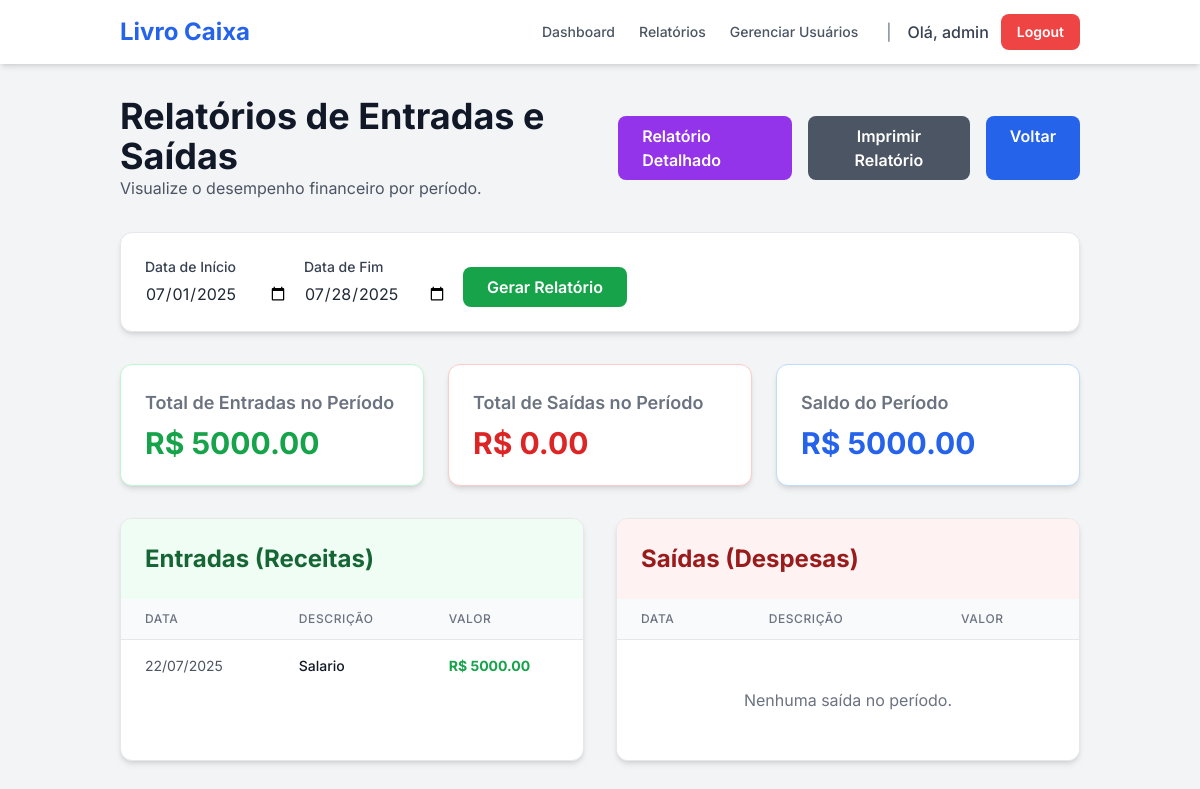
The app's page /reports (signed in), older data.
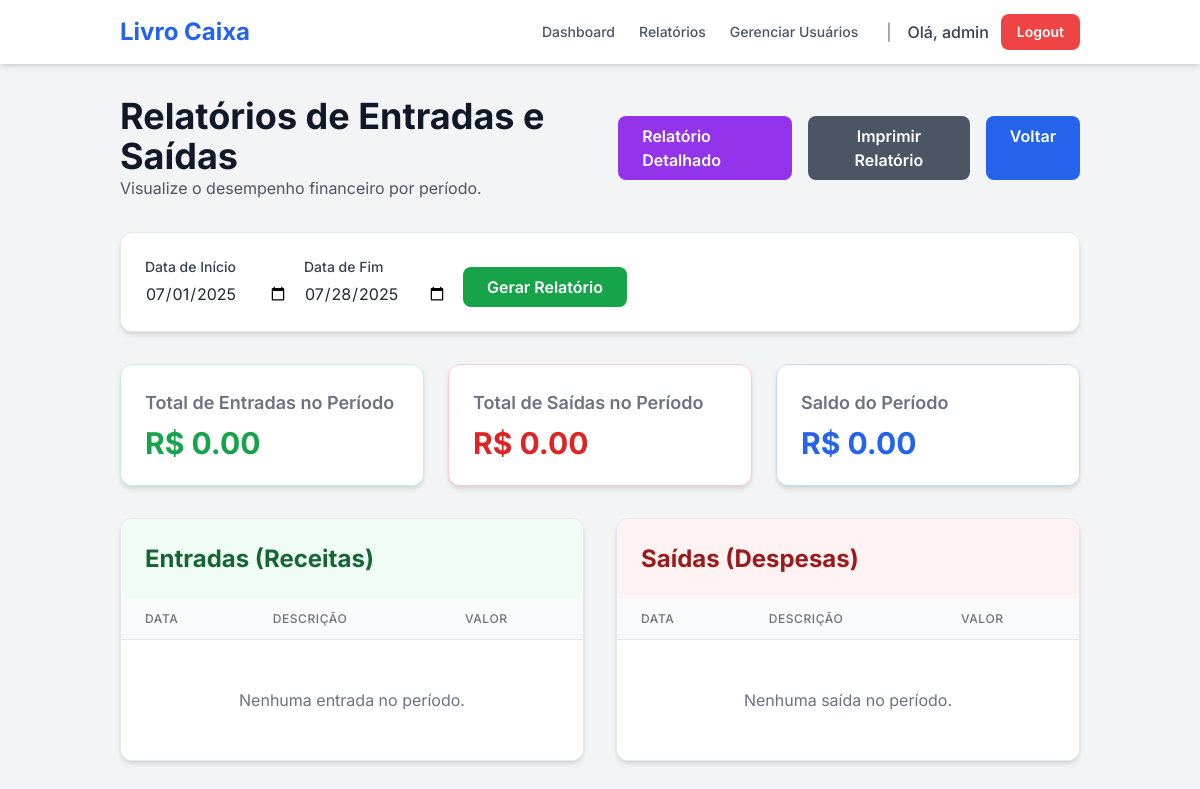
The same page, newer data.
### tables this page shows
CREATE TABLE transactions (
    id INTEGER PRIMARY KEY AUTOINCREMENT,
    user_id INTEGER NOT NULL,
    description TEXT NOT NULL,
    amount REAL NOT NULL,
    type TEXT NOT NULL, -- 'receita' ou 'despesa'
    category TEXT NOT NULL,
    date TEXT, -- Data do pagamento/recebimento
    due_date TEXT NOT NULL, -- Data de vencimento
    status TEXT NOT NULL, -- 'pago', 'recebido', 'pendente'
    client_supplier TEXT,
    FOREIGN KEY (user_id) REFERENCES users (id)
);

### app.py (the view)
@app.route('/reports', methods=['GET'])
@login_required
def reports():
    db = get_db()
    user_id = session['user_id']
    today = datetime.now()
    start_date_str = request.args.get('start_date', today.replace(day=1).strftime('%Y-%m-%d'))
    end_date_str = request.args.get('end_date', today.strftime('%Y-%m-%d'))
    start_date = parse_date(start_date_str)
    end_date = parse_date(end_date_str)
    report_transactions = []
    if start_date and end_date:
        end_date_inclusive = end_date.replace(hour=23, minute=59, second=59)
        transactions_from_db = db.execute(
            "SELECT * FROM transactions WHERE user_id = ? AND date >= ? AND date <= ?",
            (user_id, start_date_str, end_date_str)
        ).fetchall()
        for tx_row in transactions_from_db:
            tx_dict = dict(tx_row)
            tx_dict['date'] = parse_date(tx_dict['date'])
            report_transactions.append(tx_dict)
    income_transactions = [t for t in report_transactions if t['type'] == 'receita']
    expense_transactions = [t for t in report_transactions if t['type'] == 'despesa']
    total_income = sum(t['amount'] for t in income_transactions)
    total_expense = sum(t['amount'] for t in expense_transactions)
    return render_template(
        'reports.html',
        start_date=start_date_str,
        end_date=end_date_str,
        income_transactions=sorted(income_transactions, key=lambda t: t.get('date') or datetime.min),
        expense_transactions=sorted(expense_transactions, key=lambda t: t.get('date') or datetime.min),
        total_income=total_income,
        total_expense=total_expense
    )

### app.py (called while the page is built)
def get_db():
    db = getattr(g, '_database', None)
    if db is None:
        db = g._database = sqlite3.connect(DATABASE)
        db.row_factory = sqlite3.Row
    return db

@app.teardown_appcontext
def close_connection(exception):
    db = getattr(g, '_database', None)
    if db is not None:
        db.close()

def parse_date(date_val):
    if isinstance(date_val, datetime): return date_val
    if not date_val or not isinstance(date_val, str): return None
    try: return datetime.strptime(date_val, '%Y-%m-%d')
    except (ValueError, TypeError): return None

def login_required(f):
    @wraps(f)
    def decorated_function(*args, **kwargs):
        if 'user_id' not in session:
            flash("Por favor, faça login para acessar esta página.", "warning")
            return redirect(url_for('login'))
        if session['username'] not in [row['username'] for row in get_db().execute('SELECT username FROM users').fetchall()]:
            flash("Sua sessão é inválida. Por favor, faça login novamente.", "danger")
            session.clear()
            return redirect(url_for('login'))
        return f(*args, **kwargs)
    return decorated_function

### templates/reports.html (shortened to what the changed rows need)
{% extends "layout.html" %}
{% block content %}
<header class="mb-8 flex justify-between items-center">
    <div>
        <h1 class="text-4xl font-bold text-gray-900">Relatórios de Entradas e Saídas</h1>
    </div>
</header>
<section class="grid grid-cols-1 md:grid-cols-3 gap-6 mb-8">
    <div class="bg-white p-6 rounded-xl shadow-md border border-green-200">
        <h2 class="text-lg font-semibold text-gray-500 mb-2">Total de Entradas no Período</h2>
        <p class="text-3xl font-bold text-green-600">R$ {{ "%.2f"|format(total_income) }}</p>
    </div>
    <div class="bg-white p-6 rounded-xl shadow-md border border-red-200">
        <h2 class="text-lg font-semibold text-gray-500 mb-2">Total de Saídas no Período</h2>
    </div>
    <div class="bg-white p-6 rounded-xl shadow-md border border-blue-200">
        <h2 class="text-lg font-semibold text-gray-500 mb-2">Saldo do Período</h2>
        <p class="text-3xl font-bold {{ 'text-blue-600' if (total_income - total_expense) >= 0 else 'text-orange-600' }}">R$ {{ "%.2f"|format(total_income - total_expense) }}</p>
    </div>
</section>
<div class="grid grid-cols-1 lg:grid-cols-2 gap-8">
    <section class="bg-white rounded-xl shadow-md border border-gray-200 overflow-hidden">
        <div class="p-6 bg-green-50">
            <h2 class="text-2xl font-bold text-green-800">Entradas (Receitas)</h2>
        </div>
        <div class="overflow-x-auto">
            <table class="min-w-full divide-y divide-gray-200">
                <thead class="bg-gray-50">
                    <tr>
                        <th class="px-6 py-3 text-left text-xs font-medium text-gray-500 uppercase tracking-wider">Data</th>
                        <th class="px-6 py-3 text-left text-xs font-medium text-gray-500 uppercase tracking-wider">Descrição</th>
                        <th class="px-6 py-3 text-left text-xs font-medium text-gray-500 uppercase tracking-wider">Valor</th>
                    </tr>
                </thead>
                <tbody class="bg-white divide-y divide-gray-200">
                    {% for tx in income_transactions %}
                    <tr>
                        <td class="px-6 py-4 whitespace-nowrap text-sm text-gray-600">{{ tx.date.strftime('%d/%m/%Y') if tx.date else '---' }}</td>
                        <td class="px-6 py-4 whitespace-nowrap text-sm font-medium text-gray-900">{{ tx.description }}</td>
                        <td class="px-6 py-4 whitespace-nowrap text-sm font-bold text-green-600">R$ {{ "%.2f"|format(tx.amount) }}</td>
                    </tr>
                    {% else %}
                    <tr><td colspan="3" class="px-6 py-12 text-center text-gray-500">Nenhuma entrada no período.</td></tr>
                    {% endfor %}
                </tbody>
            </table>
        </div>
    </section>
    <section class="bg-white rounded-xl shadow-md border border-gray-200 overflow-hidden">
        <div class="p-6 bg-red-50">
            <h2 class="text-2xl font-bold text-red-800">Saídas (Despesas)</h2>
        </div>
        <div class="overflow-x-auto">
            <table class="min-w-full divide-y divide-gray-200">
                <thead class="bg-gray-50">
                    <tr>
                        <th class="px-6 py-3 text-left text-xs font-medium text-gray-500 uppercase tracking-wider">Data</th>
                        <th class="px-6 py-3 text-left text-xs font-medium text-gray-500 uppercase tracking-wider">Descrição</th>
                        <th class="px-6 py-3 text-left text-xs font-medium text-gray-500 uppercase tracking-wider">Valor</th>
                    </tr>
                </thead>
            </table>
        </div>
    </section>
</div>
{% endblock %}

Row changes from the older to the newer data that the page shows:
removed transactions: date "22/07/2025", description "Salario", amount "5000.00"
Text that changed along with them:
{{ "%.2f"|format(total_income) }}: "5000.00" → "0.00"
{{ "%.2f"|format(total_income - total_expense) }}: "5000.00" → "0.00"
text now shown: "Nenhuma entrada no período."
